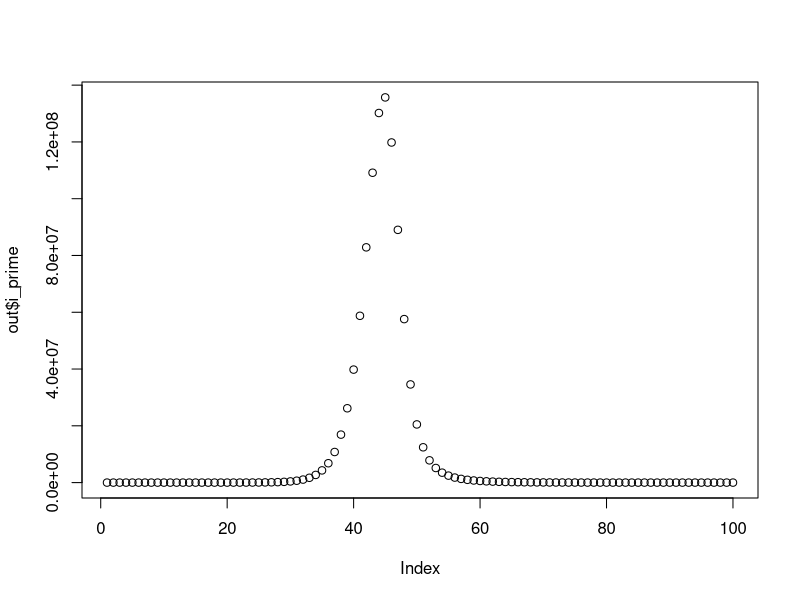
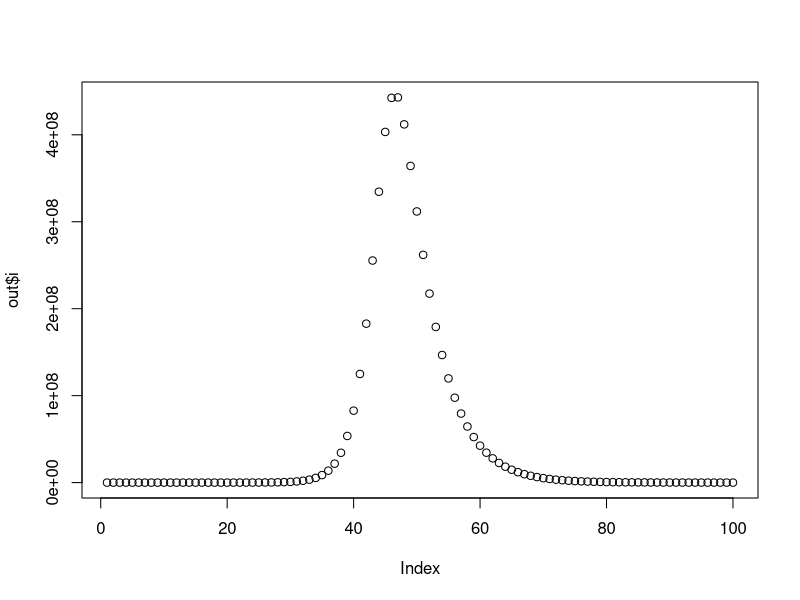
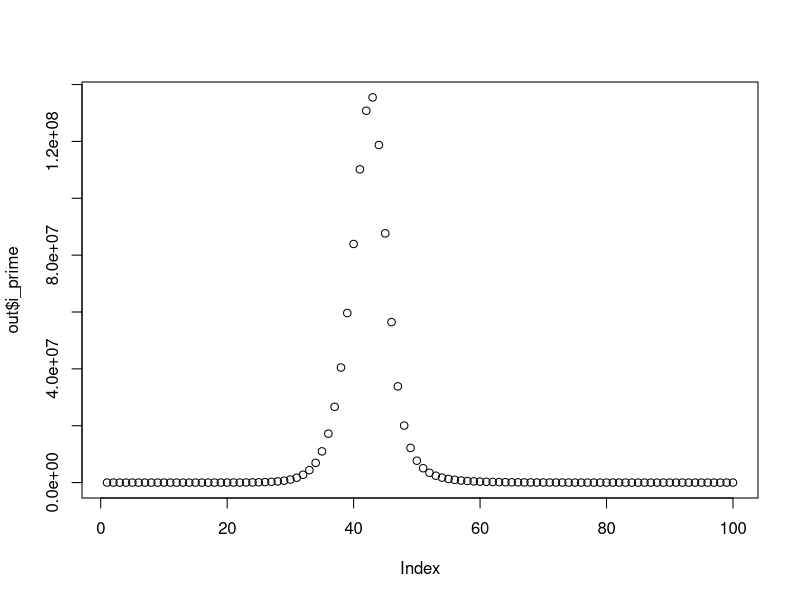
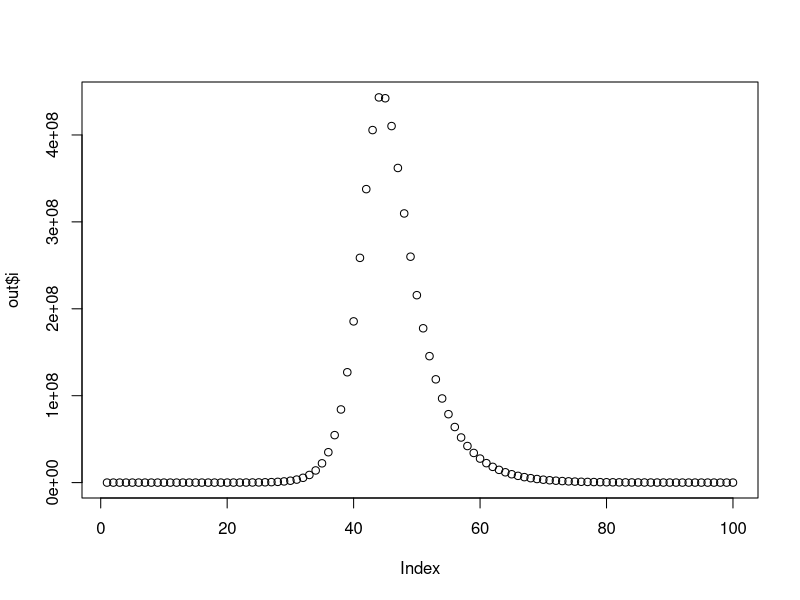
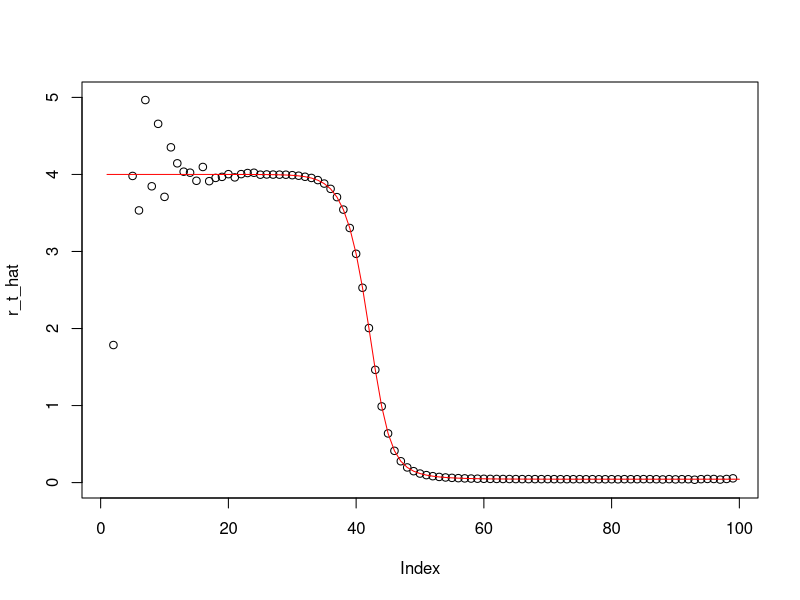

These figures' R source, in order:
## deterministic

parameters <- c(beta=.8,gamma=.2)
simulate_discrete <- function(t,parameters){
  i_prime <- c(1)
  s <- c(1000000000)
  i <- c(1)
  for (t_ in 2:t){
     i_prime <- c(i_prime,parameters[1]*(s[t_-1]/s[1])*i[t_-1])
     s <- c(s,max(s[t_-1] - i_prime[t_],0))
     i <- c(i,i[t_-1] + i_prime[t_] - parameters[2]*i[t_-1])
     
  }
  ret_df <- data.frame(i_prime=i_prime,s=s,i=i)
  return (ret_df)
} 
out <- simulate_discrete(100,parameters)
plot(out$i_prime)
plot(out$i)

simulate_random<- function(t,parameters){
  i_prime <- c(1)
  s <- c(1000000000)
  i <- c(1)
  for (t_ in 2:t){
    i_prime <- c(i_prime,rpois(n=1,lambda=parameters[1]*(s[t_-1]/s[1])*i[t_-1]))
    s <- c(s,max(s[t_-1] - i_prime[t_],0))
    i <- c(i,i[t_-1] + i_prime[t_] - rpois(n=1,lambda=parameters[2]*i[t_-1]))
    
  }
  ret_df <- data.frame(i_prime=i_prime,s=s,i=i)
  return (ret_df)
} 
out <- simulate_random(100,parameters)
plot(out$i_prime)
plot(out$i)



cori_estimator <- function(I_prime,parameters){
  r_t <-c()
  for (t in 2:length(I_prime)){
    p_sum <-0 
    for (i in 1:(t-1)){
      p_sum <-p_sum + I_prime[t-i]*parameters[2]*(1-parameters[2])**(i-1)
    }
    r_t <- c(r_t,I_prime[t]/p_sum)
  }
  return (r_t)
}


r_t_hat <- cori_estimator(out$i_prime,parameters)
plot(r_t_hat,ylim=c(0,parameters[1]/parameters[2]+1))
lines(parameters[1]/parameters[2]*out$s/out$s[1],col='red')
